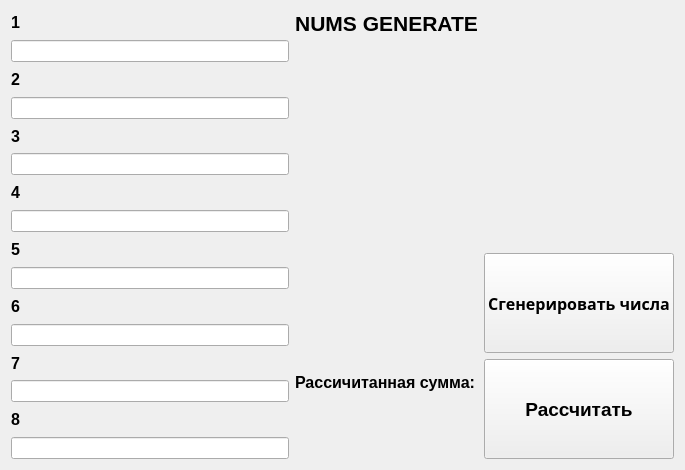
<?xml version="1.0" encoding="UTF-8"?>
<ui version="4.0">
 <class>Widget</class>
 <widget class="QWidget" name="Widget">
  <property name="geometry">
   <rect>
    <x>0</x>
    <y>0</y>
    <width>685</width>
    <height>470</height>
   </rect>
  </property>
  <property name="windowTitle">
   <string>Widget</string>
  </property>
  <layout class="QGridLayout" name="gridLayout">
   <item row="0" column="0" rowspan="4">
    <layout class="QVBoxLayout" name="verticalLayout">
     <item>
      <widget class="QLabel" name="label_2">
       <property name="font">
        <font>
         <pointsize>12</pointsize>
         <bold>true</bold>
        </font>
       </property>
       <property name="text">
        <string>1 </string>
       </property>
      </widget>
     </item>
     <item>
      <widget class="QLineEdit" name="lineEdit_2"/>
     </item>
     <item>
      <widget class="QLabel" name="label_3">
       <property name="font">
        <font>
         <pointsize>12</pointsize>
         <bold>true</bold>
        </font>
       </property>
       <property name="text">
        <string>2</string>
       </property>
      </widget>
     </item>
     <item>
      <widget class="QLineEdit" name="lineEdit_3"/>
     </item>
     <item>
      <widget class="QLabel" name="label_4">
       <property name="font">
        <font>
         <pointsize>12</pointsize>
         <bold>true</bold>
        </font>
       </property>
       <property name="text">
        <string>3</string>
       </property>
      </widget>
     </item>
     <item>
      <widget class="QLineEdit" name="lineEdit_4"/>
     </item>
     <item>
      <widget class="QLabel" name="label_5">
       <property name="font">
        <font>
         <pointsize>12</pointsize>
         <bold>true</bold>
        </font>
       </property>
       <property name="text">
        <string>4</string>
       </property>
      </widget>
     </item>
     <item>
      <widget class="QLineEdit" name="lineEdit_5"/>
     </item>
     <item>
      <widget class="QLabel" name="label_7">
       <property name="font">
        <font>
         <pointsize>12</pointsize>
         <bold>true</bold>
        </font>
       </property>
       <property name="text">
        <string>5</string>
       </property>
      </widget>
     </item>
     <item>
      <widget class="QLineEdit" name="lineEdit_6"/>
     </item>
     <item>
      <widget class="QLabel" name="label_6">
       <property name="font">
        <font>
         <pointsize>12</pointsize>
         <bold>true</bold>
        </font>
       </property>
       <property name="text">
        <string>6</string>
       </property>
      </widget>
     </item>
     <item>
      <widget class="QLineEdit" name="lineEdit_7"/>
     </item>
     <item>
      <widget class="QLabel" name="label_8">
       <property name="font">
        <font>
         <pointsize>12</pointsize>
         <bold>true</bold>
        </font>
       </property>
       <property name="text">
        <string>7</string>
       </property>
      </widget>
     </item>
     <item>
      <widget class="QLineEdit" name="lineEdit_8"/>
     </item>
     <item>
      <widget class="QLabel" name="label_9">
       <property name="font">
        <font>
         <pointsize>12</pointsize>
         <bold>true</bold>
        </font>
       </property>
       <property name="text">
        <string>8</string>
       </property>
      </widget>
     </item>
     <item>
      <widget class="QLineEdit" name="lineEdit_9"/>
     </item>
    </layout>
   </item>
   <item row="3" column="2">
    <layout class="QVBoxLayout" name="verticalLayout_2">
     <item>
      <widget class="QLabel" name="label_11">
       <property name="font">
        <font>
         <pointsize>12</pointsize>
         <bold>true</bold>
        </font>
       </property>
       <property name="text">
        <string>Рассичитанная сумма:</string>
       </property>
      </widget>
     </item>
     <item>
      <widget class="QLabel" name="label_12">
       <property name="font">
        <font>
         <family>Segoe UI Black</family>
         <pointsize>12</pointsize>
         <bold>true</bold>
        </font>
       </property>
       <property name="text">
        <string/>
       </property>
       <property name="alignment">
        <set>Qt::AlignCenter</set>
       </property>
      </widget>
     </item>
    </layout>
   </item>
   <item row="3" column="5">
    <widget class="QPushButton" name="pushButton">
     <property name="minimumSize">
      <size>
       <width>0</width>
       <height>100</height>
      </size>
     </property>
     <property name="font">
      <font>
       <pointsize>14</pointsize>
       <bold>true</bold>
      </font>
     </property>
     <property name="text">
      <string>Рассчитать</string>
     </property>
    </widget>
   </item>
   <item row="2" column="5">
    <widget class="QPushButton" name="pushButton_2">
     <property name="minimumSize">
      <size>
       <width>0</width>
       <height>100</height>
      </size>
     </property>
     <property name="font">
      <font>
       <family>Arial Black</family>
       <pointsize>12</pointsize>
       <bold>true</bold>
      </font>
     </property>
     <property name="text">
      <string>Сгенерировать числа</string>
     </property>
    </widget>
   </item>
   <item row="1" column="2">
    <spacer name="verticalSpacer">
     <property name="orientation">
      <enum>Qt::Vertical</enum>
     </property>
     <property name="sizeHint" stdset="0">
      <size>
       <width>20</width>
       <height>40</height>
      </size>
     </property>
    </spacer>
   </item>
   <item row="0" column="2">
    <widget class="QLabel" name="label">
     <property name="font">
      <font>
       <pointsize>16</pointsize>
       <bold>true</bold>
      </font>
     </property>
     <property name="statusTip">
      <string>0</string>
     </property>
     <property name="text">
      <string>NUMS GENERATE</string>
     </property>
     <property name="alignment">
      <set>Qt::AlignCenter</set>
     </property>
    </widget>
   </item>
  </layout>
 </widget>
 <resources/>
 <connections/>
</ui>
